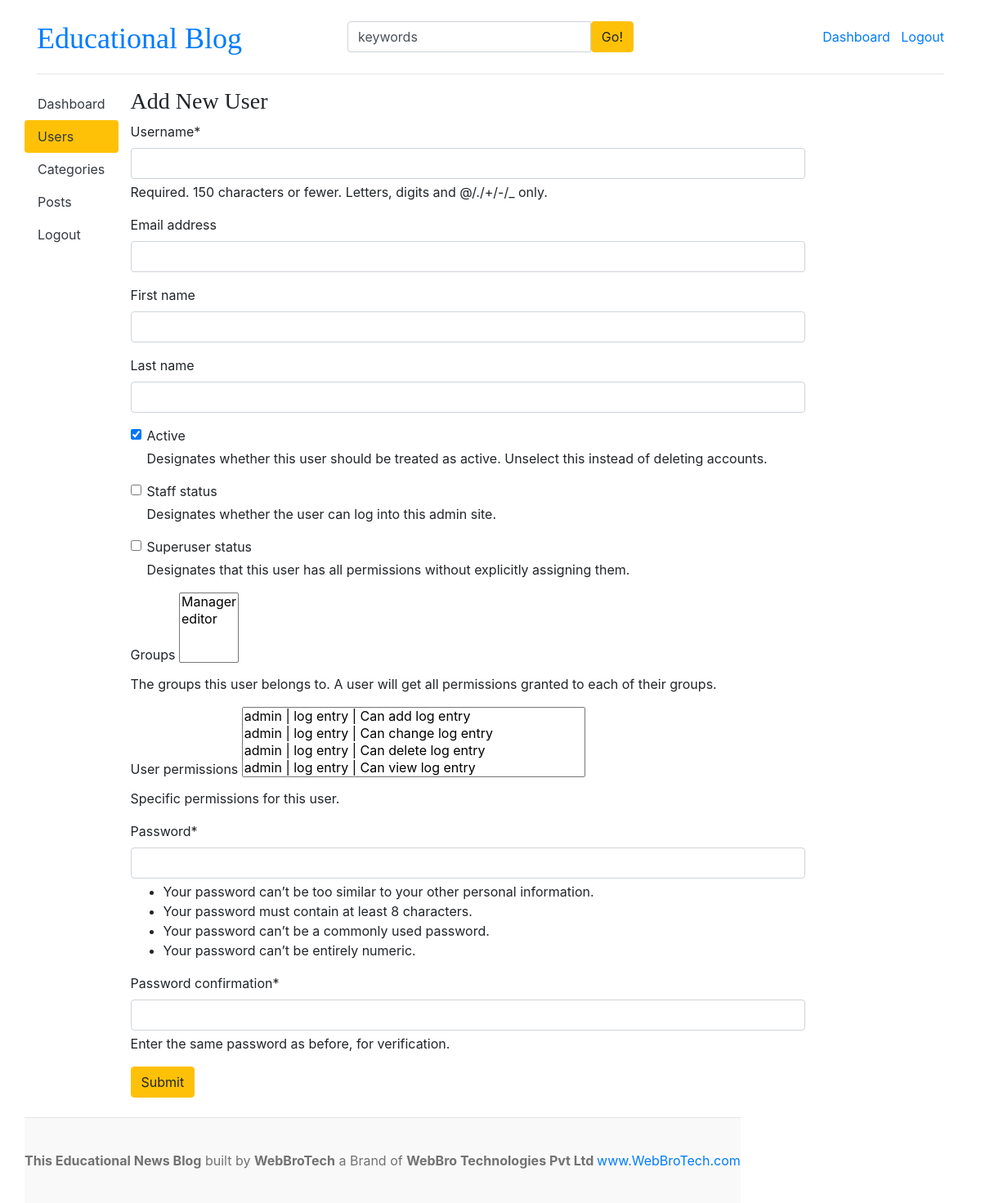
Before: /dashboard/users/add/ (signed in) with the older database file.
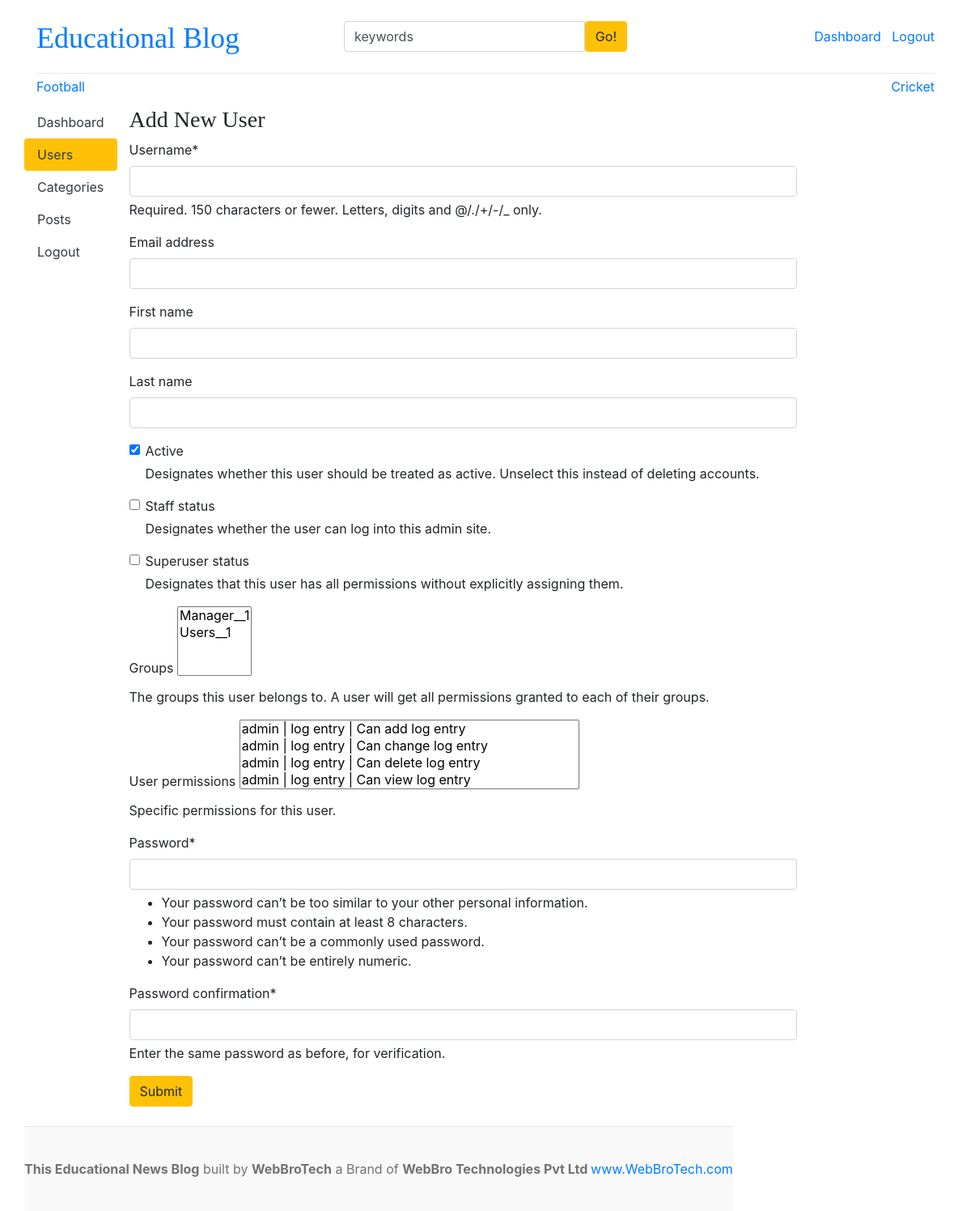
After: the same page with the newer database file.
### blogs/models.py (models this page shows, shortened)
class Category(models.Model):
    category_name = models.CharField(max_length=50, unique=True)
    created_at = models.DateTimeField(auto_now_add=True)
    updated_at = models.DateTimeField(auto_now=True)
    class Meta:
        verbose_name_plural = 'Categories'

### dashboards/views.py (the view, shortened to what this page needs)
# urls.py: path('users/add/', views.add_user, name='add_user'),
def add_user(request):
    form = AddUserForm()
    context = {
        'form': form,
    }
    return render(request, 'dashboard/add_user.html', context )

### dashboards/forms.py
class AddUserForm(UserCreationForm):
    class Meta:
        model = User
        fields = ('username', 'email', 'first_name', 'last_name', 'is_active', 'is_staff', 'is_superuser', 'groups', 'user_permissions')

### blogs/context_processors.py (called while the page is built)
def get_categories(request):
    categories = Category.objects.all()
    return dict(categories=categories)

def get_social_links(request):
    social_links = SocialLinks.objects.all()
    return dict(social_links=social_links)

### templates/dashboard/add_user.html (shortened to what this page needs)
{% extends 'base.html' %}
{% block content %}
{% load crispy_forms_tags %}
<div class="row">
    {% include 'dashboard/sidebar.html' %}
    <div class="col-md-9">
      {% if perms.auth.add_user %}
      <h3>Add New User</h3>
      <form action="{% url 'add_user' %}" method="POST">
        {{ form | crispy }}
      <button type="submit" class="btn btn-warning">Submit</button>
      </form>
      <br>
      {% else %}
      <h5 class="text-center text-danger"> You do not have permission to add user</h5>
      {% endif %}
  </div>
{% endblock %}

### templates/base.html (shortened to what this page needs)
{% load static %}
<!DOCTYPE html>
<html lang="en">
<head>
    <link href="https://getbootstrap.com/docs/4.0/dist/css/bootstrap.min.css" rel="stylesheet">
    <link href="{% static 'css/blog.css' %}" rel="stylesheet">
    <link rel="stylesheet" href="https://cdnjs.cloudflare.com/ajax/libs/font-awesome/4.7.0/css/font-awesome.min.css">
  </head>
<body>
    <div class="container">
      <header class="blog-header py-3">
        <div class="row flex-nowrap justify-content-between align-items-center">
          <div class="col-4 pt-1">
            <a class="blog-header-logo text-Blue font-size-h2" href="/">Educational Blog</a>
          </div>
          <div class="col-4">
            <form action=" {% url 'search'%}" method="GET">
              <div class="input-group">
                <input class="form-control" type="text" value="keywords" name="keyword" placeholder="Enter search term..." aria-label="Enter search term..." aria-describedby="button-search" />
                <button type = "submit" class="btn btn-warning" id="button-search" type="button">Go!</button>
            </div>
            </form>
          </div>
          <div class="col-4 d-flex justify-content-end align-items-center">
            {% if not user.is_authenticated %}
            <a class="btn btn-sm btn-warning" href="{% url 'login' %}">Login</a>
            <a class="btn btn-sm btn-outline-secondary" href="{% url 'register' %}">Register</a>
            {% else %}
            <span><a href="{% url 'dashboard' %}">Dashboard</a> </span>
            <span><a href="{% url 'logout' %}">Logout</a></span>
            {% endif %}
          </div>
        </div>
      </header>
      <div class="nav-scroller py-1 mb-2">
        <nav class="nav d-flex justify-content-between">
          {% for cat in categories %}
          <a class= text-font-weight-bold class="p-2 text-muted" href="{% url 'posts_by_category' cat.id %}">{{cat.category_name}}</a>
          {% endfor %}
        </nav>
      </div>
{% block content %}
{% endblock %}
<footer class="blog-footer">
    <p class="text-center"><b>This Educational News Blog</b> built by <b>WebBroTech</b> a Brand of <b>WebBro Technologies Pvt Ltd </b><a href="https://www.youtube.com/@WebBroTech">www.WebBroTech.com</a></p>
  </footer>
  </body>
  </html>

Changed rows visible on the page:
added Category: category_name "Football"
added Category: category_name "Cricket"
Other visible differences:
form field groups: "Manager / editor" → "Manager__1 / Users__1"
